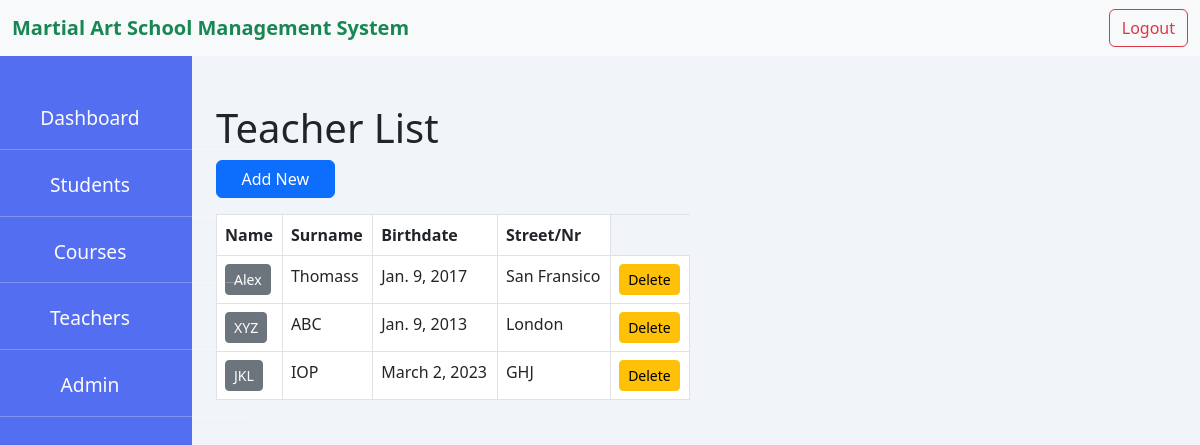
/teachers/ (signed in), run on an earlier commit of the app's database.
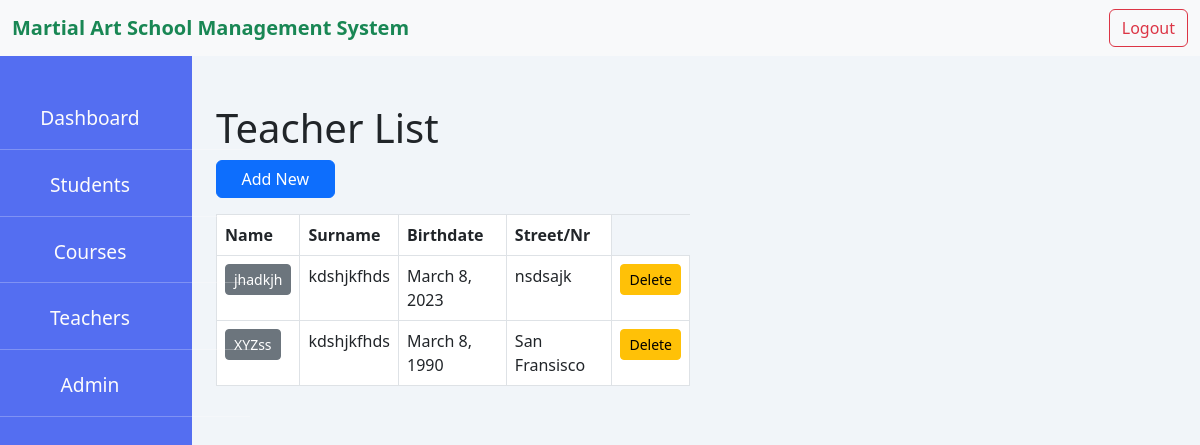
And on a later commit of the database.
### main/models.py (models this page shows, shortened)
class Teacher(models.Model):
    name = models.CharField(max_length=255)
    surname = models.CharField(max_length=255)
    birthdate = models.DateField(null=True, blank=True)
    street_nr = models.CharField(max_length=255)

### main/views.py (the view)
# urls.py: path('teachers/', teacher_list, name='teacher_list'),
@login_required
def teacher_list(request):
    teachers = Teacher.objects.all()
    context = {'records': teachers, 'record_type': 'Teacher',
               'create_url': 'create_teacher', 'update_url': 'update_teacher', 'delete_url': 'delete_teacher'}
    return render(request, 'record_list.html', context)

### main/templates/record_list.html (shortened to what this page needs)
{% extends 'base.html' %}
{% block body %}
<div class="col-6">
  <h1>{{ record_type }} List</h1>
  <a type="button" class="btn btn-primary w-25" hx-get="{% url create_url %}" hx-target="#create">Add New</a>
  <table class="table table-bordered mt-3">
    <thead>
      <tr>
        {% if record_type == "course" %}
        <th scope="col">Course name</th>
        <th scope="col">Instructor</th>
        <th scope="col">duration</th>
        {% else %}
        <th scope="col">Name</th>
        <th scope="col">Surname</th>
        <th scope="col">Birthdate</th>
        <th scope="col">Street/Nr</th>
      {% endif %}
      </tr>
    </thead>
    <tbody>
      {% for record in records %}
      <tr>
        {% if record_type == "course" %}
                 <td><a class="btn btn-secondary btn-sm"
               hx-get="{% url update_url record.id %}"
               hx-target="#create"> {{ record.course_name }} </a>
          <td>
         {{ record.instructor.name }}
        </td>
        <td>
         {{ record.duration }}
        </td>
        {% else %}
        <td><a class="btn btn-secondary btn-sm"
               hx-get="{% url update_url record.id %}"
               hx-target="#create"> {{ record.name }} </a>
        </td>
        <td>{{ record.surname }}</td>
        <td>{{ record.birthdate }}</td>
        <td>{{ record.street_nr }}</td>
          {% endif %}
        <td>
        <form method="POST" action="{% url delete_url record.id %}">
        <button type="submit" class="btn btn-warning btn-sm">Delete</button>
        </form>
        </td>
      </tr>
      {% empty %}
      <tr>
        <td colspan="4">No {{ record_type }} found.</td>
      </tr>
      {% endfor %}
    </tbody>
  </table>
</div>
<div class="col-6" id="create">
</div>
{% endblock %}

### main/templates/base.html (shortened to what this page needs)
<!doctype html>
<html lang="en">
<head>
    <link href="https://cdn.jsdelivr.net/npm/bootstrap@5.3.0-alpha1/dist/css/bootstrap.min.css" rel="stylesheet">
</head>
<body>
    <nav class="navbar navbar-expand-lg bg-body-tertiary">
        <div class="container-fluid">
            <a class="navbar-brand" href="#"><b class="text-success">Martial Art School Management System</b></a>
            <div class="d-flex">
                <a class="btn btn-outline-danger" type="submit" href="/logout">Logout</a>
            </div>
        </div>
    </nav>
    <div class="row h-100">
        <div class="col-2" style="background-color: #546ef1;">
            <div class="sidebar-list mt-5">
                <li><a href="#">Dashboard</a></li>
                <hr>
                <li><a href="/students">Students</a></li>
                <hr>
                <li><a href="{% url 'course_list' %}">Courses</a></li>
                <hr>
                <li><a href="/teachers">Teachers</a></li>
                <hr>
                <li><a href="/admin">Admin</a></li>
                <hr>
            </div>
        </div>
        <div class="col-10" style="background-color: #F1F5F9;">
            <div class="container mt-5">
                <div class="row">
                    {% block body %}
                    {% endblock %}
                </div>
            </div>
        </div>
    </div>
</body>
</html>

### main/templates/base.html (style rules this page uses)
body { height: 100vh; overflow: hidden; }
hr { width: 250px; height: 2px; border: 0; border-top: 1px solid #fdfcfc; }
.sidebar-list { margin-top: 20px; font-size: larger; text-align: center; }
.sidebar-list li { list-style-type: none; margin-top: 20px; }
.sidebar-list a { text-decoration: none; color: #fdfcfc; word-wrap: break-word }

What changed in the data, as far as the page shows it:
removed Teacher: name "Alex", surname "Thomass", birthdate "Jan. 9, 2017", street_nr "San Fransico"
removed Teacher: name "XYZ", surname "ABC", birthdate "Jan. 9, 2013", street_nr "London"
removed Teacher: name "JKL", surname "IOP", birthdate "March 2, 2023", street_nr "GHJ"
added Teacher: name "jhadkjh", surname "kdshjkfhds", birthdate "March 8, 2023", street_nr "nsdsajk"
added Teacher: name "XYZss", surname "kdshjkfhds", birthdate "March 8, 1990", street_nr "San Fransisco"
